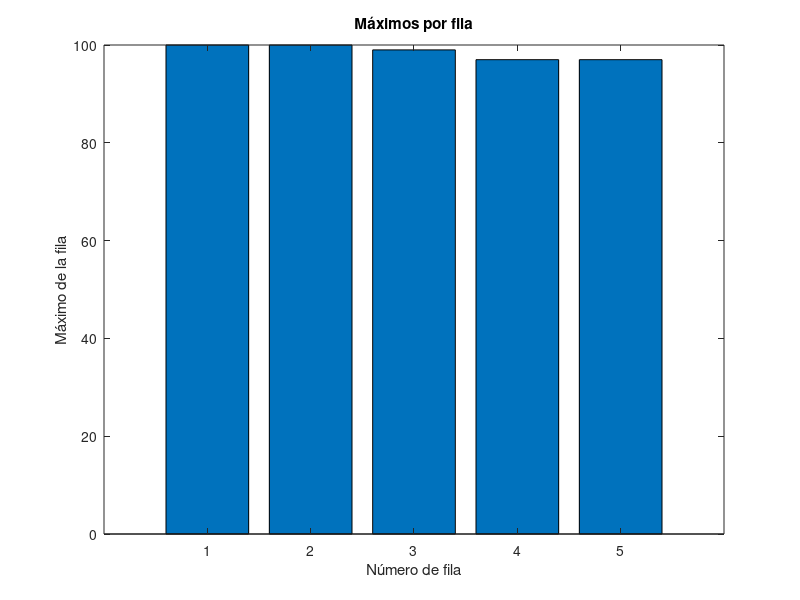
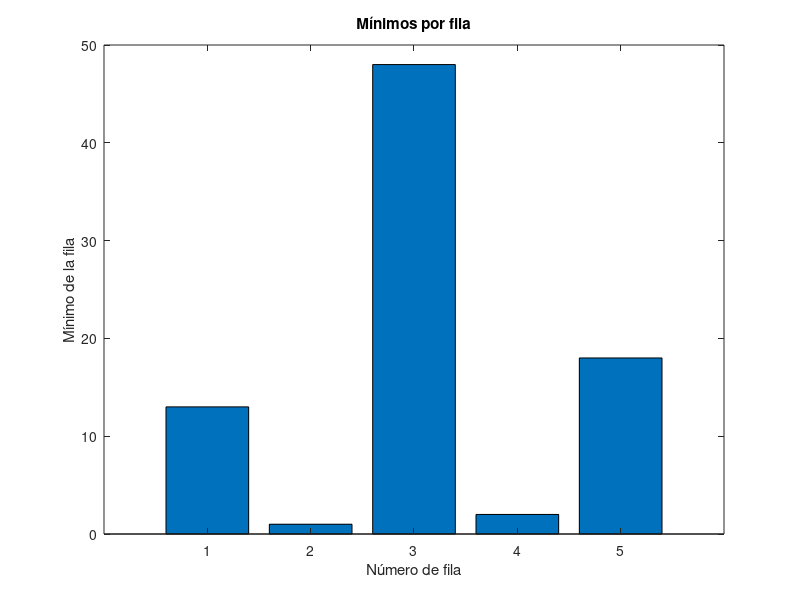
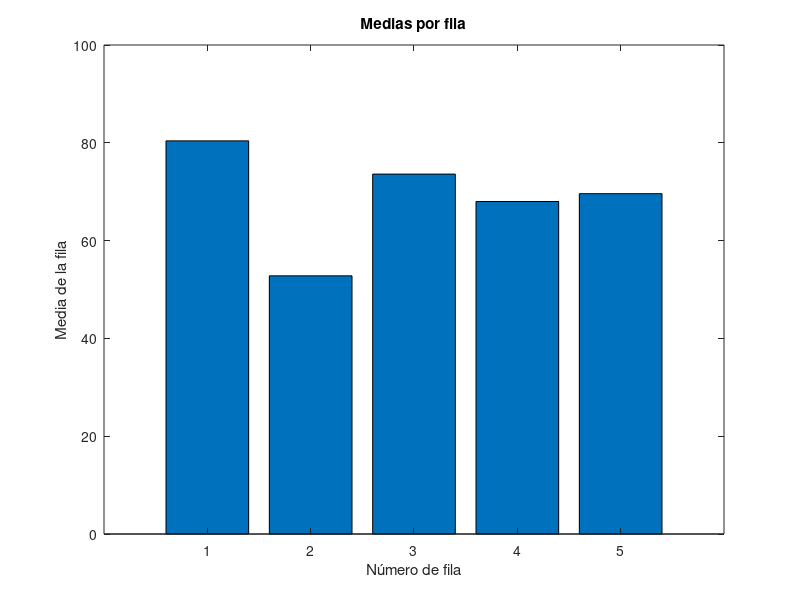
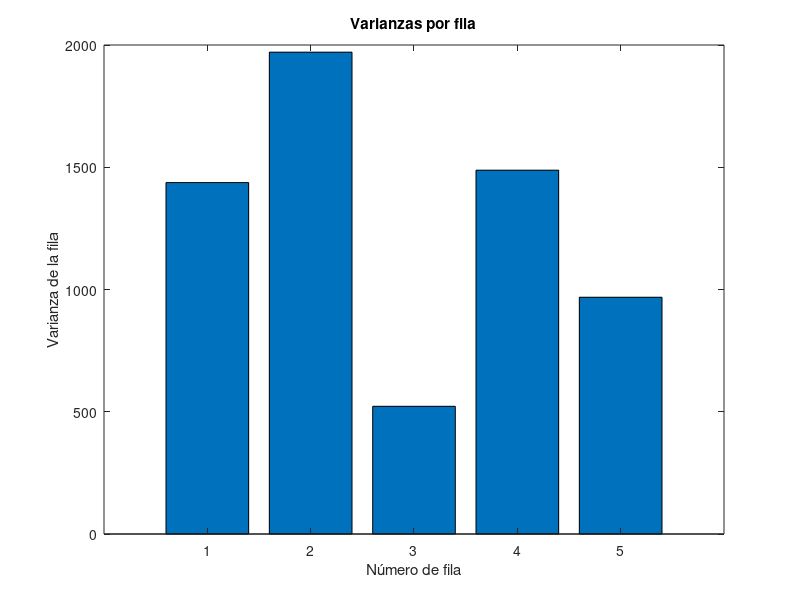

Write MATLAB code to recreate these figures, in order.
close all
clear all

tam = input('Indique el tamaño de la matriz: ');
M = randi(100, tam); % Genera matriz cuadrada tam x tam con números random 1-100
disp("Matriz generada:")
disp (M)

Mimp = zeros(tam, ceil(tam/2));
for i=1:tam
    if mod(i,2) == 1 % Si es columna impar
        Mimp(:, ceil(i/2)) = M(:, i); % Copiar toda la columna (lo de ceil es para que vaya a la siguiente columna de Mimp)
    end
end
disp("Matriz con solo las columnas impares:")
disp(Mimp)

diagonal = diag(M)'; % Lo ponemos en fila para que se vea mejor
disp("Diagonal de la matriz:")
disp(diagonal)

%Hacer un gráfico con los máximos de cada fila (x = número de fila, y = máximo de la fila)
maximos = max(M, [], 2); % Calcular el máximo de cada fila. Los parámetros son matriz, segunda matriz a comparar (si pones vacío, es solo entre una matriz), y el 2 indica que es por fila (1 sería por columna, sin nada es toda la matriz)
disp("Máximos de cada fila:")
disp(maximos)
x = 1:tam;
figure; % Crea una nueva figura (para no sobreescribir la anterior)
bar(x, maximos);
xticks(1:tam); % Para que no salgan decimales en el eje x
xlabel('Número de fila');
ylabel('Máximo de la fila');
title('Máximos por fila');

minimos = min(M, [], 2);
disp("Mínimos de cada fila:")
disp(minimos)
figure;
bar(x, minimos);
xticks(1:tam);
xlabel('Número de fila');
ylabel('Mínimo de la fila');
title('Mínimos por fila');

medias = mean(M, 2); %aquí el 2 también indica que es por fila
disp("Medias de cada fila:")
disp(medias)
figure;
bar(x, medias);
xticks(1:tam);
xlabel('Número de fila');
ylabel('Media de la fila');
title('Medias por fila');

varianzas = var(M, 0, 2); %aquí el 2 también indica que es por fila y el 0 normaliza la varianza
disp("Varianzas de cada fila:")
disp(varianzas)
figure;
bar(x, varianzas);
xticks(1:tam);
xlabel('Número de fila');
ylabel('Varianza de la fila');
title('Varianzas por fila');
